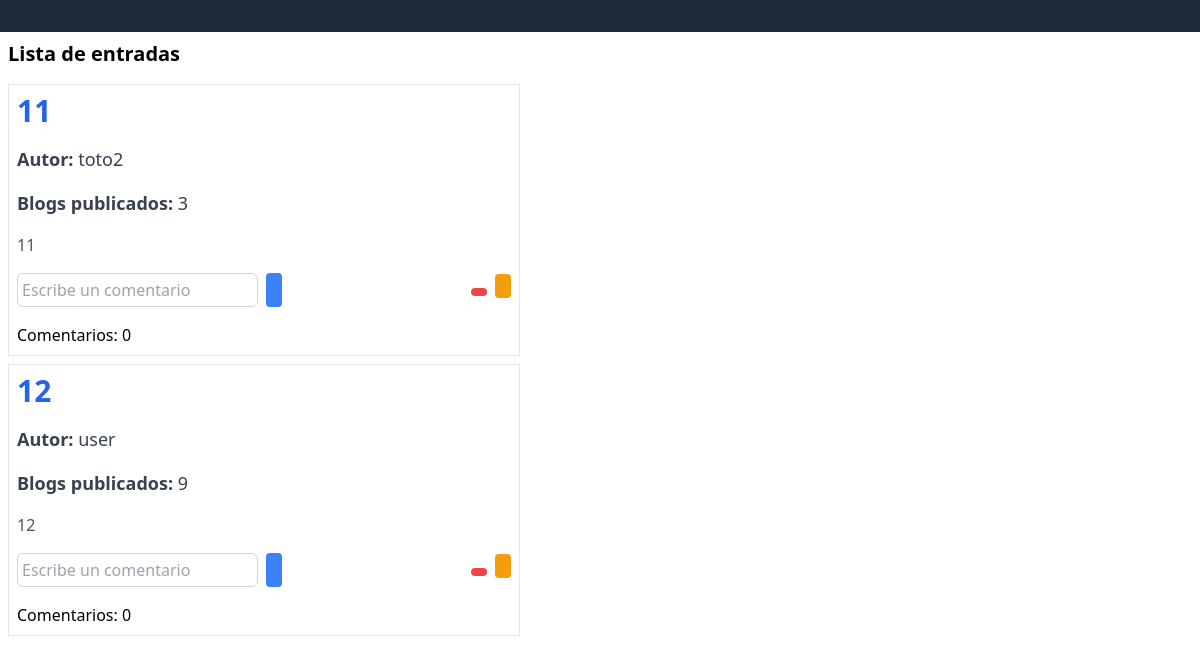
/, run on an earlier commit of the app's database.
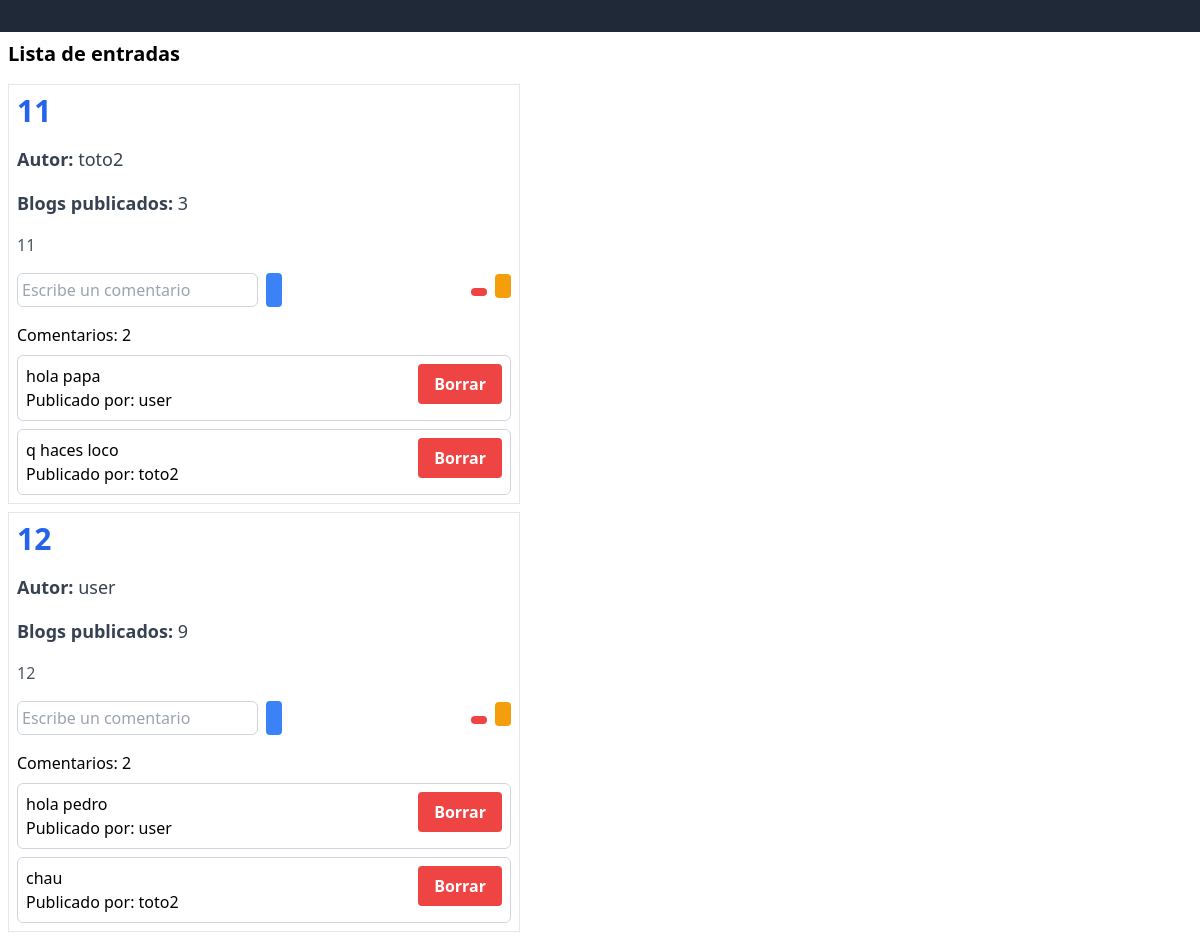
And on a later commit of the database.
### blog_app/models.py (models this page shows, shortened)
class Entrada(models.Model):
    titulo = models.CharField(max_length=100)
    contenido = models.TextField()
    fecha_creacion = models.DateTimeField(auto_now_add=True)
    autor = models.ForeignKey('blog_app.CustomUser', on_delete=models.CASCADE)
    categorias = models.ManyToManyField(Categoria)
    comentarios_count = models.IntegerField(default=0)

class CustomUser(AbstractUser):
    entradas_count = models.IntegerField(default=0)

class Comentario(models.Model):
    texto = models.TextField()
    fecha_creacion = models.DateTimeField(auto_now_add=True)
    autor = models.ForeignKey('blog_app.CustomUser', on_delete=models.CASCADE)
    entrada = models.ForeignKey(Entrada, on_delete=models.CASCADE)

### blog_app/views.py (the view)
# urls.py: path('', EntradaListView.as_view(), name='entrada_list'),
class EntradaListView(ListView):
    model = Entrada
    template_name = 'blog_app/entrada_list.html'

### blog_app/context_processors.py (called while the page is built)
def categorias(request):
    return {'categorias': Categoria.objects.all()}

### blog_app/templates/blog_app/entrada_list.html (shortened to what this page needs)
{% extends 'blog_app/base.html' %} {% block content %}
<div class="m-2">
  <p class="text-xl font-bold mb-4">Lista de entradas</p>
  <div class="flex flex-col">
    {% for entrada in object_list %}
    <div class="p-2 mb-2 w-auto max-w-lg border border-gray-200">
      <div class="mb-4">
        <h2 class="text-3xl font-extrabold mb-1 text-blue-600">
          {{ entrada.titulo }}
        </h2>
      </div>
      <div class="mb-4">
        <h3 class="text-lg font-semibold mb-1 text-gray-700">
          Autor: <span class="font-normal">{{ entrada.autor }}</span>
        </h3>
      </div>
      <div class="mb-4">
        <h4 class="text-lg font-semibold mb-1 text-gray-700">
          Blogs publicados:
          <span class="font-normal">{{ entrada.autor.entradas_count }}</span>
        </h4>
      </div>
      <p class="text-gray-600" style="word-wrap: break-word">
        {{ entrada.contenido }}
      </p>
      <div class="flex flex-row gap-2 justify-between items-center mt-2">
        <form
          method="post"
          action="{% url 'comentario_new' entrada.pk %}"
          class="flex flex-row gap-2 align-center"
        >
          <input
            name="texto"
            class="border border-gray-300 rounded-md p-1 mt-2"
            required="required"
            placeholder="Escribe un comentario"
          />
          <button
            type="submit"
            class="ri-add-line bg-blue-500 hover:bg-blue-700 text-white font-bold py-1 px-2 rounded mt-2"
          ></button>
        </form>
        <div class="flex flex-row gap-2">
          <form method="post" action="{% url 'entrada_delete' entrada.pk %}">
            <button
              type="submit"
              class="ri-delete-bin-fill bg-red-500 hover:bg-red-700 text-white font-bold px-2 py-1 rounded"
            ></button>
          </form>
          <a
            href="{% url 'entrada_edit' entrada.pk %}"
            class="ri-edit-2-fill bg-amber-500 hover:bg-amber-700 text-white font-bold rounded px-2 py-1"
          ></a>
        </div>
      </div>
      <p class="mt-4">Comentarios: {{ entrada.comentarios_count }}</p>
      {% for comentario in entrada.comentario_set.all %}
      <div
        class="border border-gray-300 rounded-md p-2 mt-2 flex flex-row justify-between align-center"
      >
        <div>
          <p>{{ comentario.texto }}</p>
          <p>Publicado por: {{ comentario.autor }}</p>
        </div>
        <form
          method="post"
          action="{% url 'comentario_delete' comentario.pk %}"
        >
          <button
            type="submit"
            class="bg-red-500 hover:bg-red-700 text-white font-bold py-2 px-4 rounded"
          >
            Borrar
          </button>
        </form>
      </div>
      {% endfor %}
    </div>
    {% endfor %}
  </div>
</div>
{% endblock content %}

### blog_app/templates/blog_app/base.html (shortened to what this page needs)
<!DOCTYPE html>
<html lang="en">
  <head>
    <link
      href="https://cdn.jsdelivr.net/npm/remixicon@3.4.0/fonts/remixicon.css"
      rel="stylesheet"
    />
  </head>
  <body class="w-screen">
    <nav class="bg-gray-800 text-white p-4 font-bold">
    </nav>
    {% block content %}{% endblock %}
  </body>
  <script src="https://cdn.tailwindcss.com"></script>
</html>

What changed in the data, as far as the page shows it:
changed Entrada "toto2": comentarios_count "0" → "2"
added Comentario: texto "hola papa", autor "user", shown under Entrada "toto2"
added Comentario: texto "q haces loco", autor "toto2", shown under Entrada "toto2"
changed Entrada "user": comentarios_count "0" → "2"
added Comentario: texto "hola pedro", autor "user", shown under Entrada "user"
added Comentario: texto "chau", autor "toto2", shown under Entrada "user"
